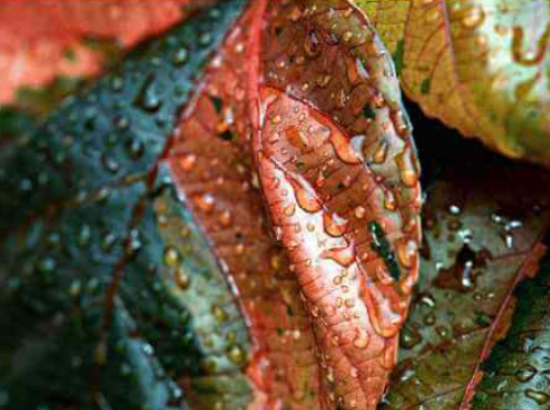
#> input picture leaf.png, 550 x 410 px, found by its file name
$ jupyter execute main.ipynb
#> lines starting #> are read from the running program, lines starting #| are printed output that depends on the picture
[cell 1]
import warnings
warnings.filterwarnings("ignore")
import numpy as np
import matplotlib.pyplot as plt
from matplotlib.image import imread
from sklearn.decomposition import PCA
import cv2
from sklearn.decomposition import PCA,IncrementalPCA

[cell 2]
image = plt.imread("C:\\HTML\\Image compression\\leaf.png")
#> image is the input picture: shape (410, 550, 4) float32; mean R, G, B, A 0.421, 0.317, 0.221, 1

[cell 3]
print (image.shape)
#| (410, 550, 4)
plt.imshow(image)
plt.show()

[cell 4]
# image_sum = image_raw.sum(axis=2)
# image_bw = image_sum/image_sum.max()
# image_raw = image_bw

gray_chan=False
if (image.ndim) ==2 :
    gray_chan = True

if not gray_chan:
    img=[]
    for i in range(image.shape[-1]):
        img.append(image[:,:,i])
#> after the loop, img = 4 items
else:
    img = image

plt.imshow(image)
plt.title('Original Image')
plt.axis('off')
plt.show()

[cell 5]
pca = PCA()
pca.fit(img[0])

#cumulative variance
cum_varience = np.cumsum(pca.explained_variance_ratio_)*100

#Get the number of PC whose varience > 95
k = np.argmax(cum_varience > 95)
print("Number of componenets with more than 95% of varience :"+str(k))

plt.figure(figsize=[10,5])
plt.title('Cumulative Explained Variance explained by the components')
plt.ylabel('Cumulative Explained variance')
plt.xlabel('Principal components')
plt.axvline(x=k, color="k", linestyle="--")
plt.axhline(y=95, color="r", linestyle="--")
ax = plt.plot(cum_varience)
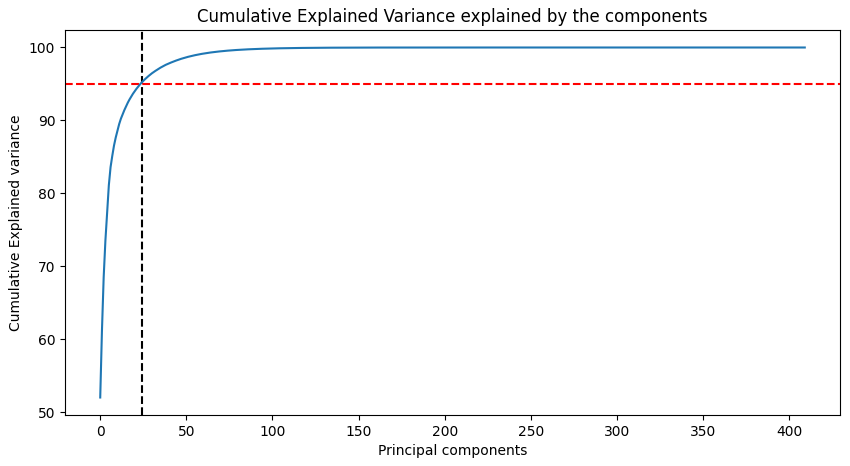
#> figure drawn by matplotlib, 1 panel; curve peaks at x = 326, y = 100

[cell 6]
var = [95,98,99]
pca= PCA()

components=[]
for v in var:
    cum_var_list =[]
    for i in range(len(img)):
        pca.fit(img[i])
        cum_varience = np.cumsum(pca.explained_variance_ratio_)*100
        cum_var_list.append(np.argmax(cum_varience>v))
    cum_var_list= np.asarray(cum_var_list)
    components.append(cum_var_list.max())
#> after the loop, components = [35, 53, 67]

for q,v in zip(components,var):
    print("Optimum components for retaining {} % varience : {}".format(v,q))
#> this loop made 3 passes
#> (q, v) on passes 1 to 3: (35, 95), (53, 98), (67, 99)
#| Optimum components for retaining 95 % varience : 35
#| Optimum components for retaining 98 % varience : 53
#| Optimum components for retaining 99 % varience : 67

[cell 7]
#We now plot the compressed images with the required variences and its no of cumulative componnets

for k,v in zip(components,var):
    ipca = IncrementalPCA(n_components = k);
    plt.title('Using {} componenets for retaining {}% varience'.format(k,v))
    if not gray_chan:
        image_reconstructed=[]
        for i in range(len(img)):
            x = ipca.inverse_transform(ipca.fit_transform(img[i]));
            image_reconstructed.append(x);
        im=np.stack(tuple(image_reconstructed),axis=-1);
    else:
        im = ipca.inverse_transform(ipca.fit_transform(img));
    plt.imshow(im);
    plt.axis('off')
    plt.show();
#> this loop made 3 passes
#> pass 1, `im=np.stack(tuple(image_reconstructed),axis=-1);`:
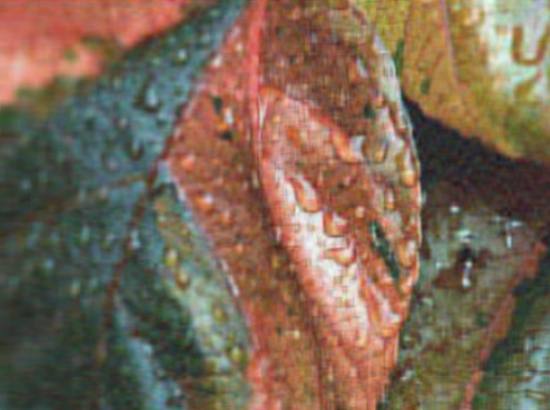
#> im: shape (410, 550, 4) float64; mean of channels 0, 1, 2, 3 0.421, 0.317, 0.222, 1; transparent parts drawn white
#> pass 1, `plt.show();`:
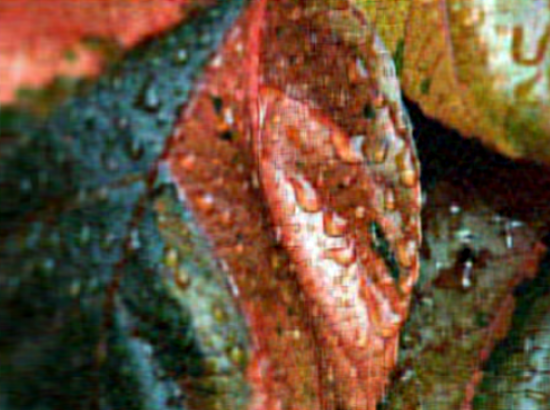
#> shown: shape (410, 550, 4) float64; mean R, G, B, A 0.421, 0.317, 0.222, 1
#> pass 3, `im=np.stack(tuple(image_reconstructed),axis=-1);`:
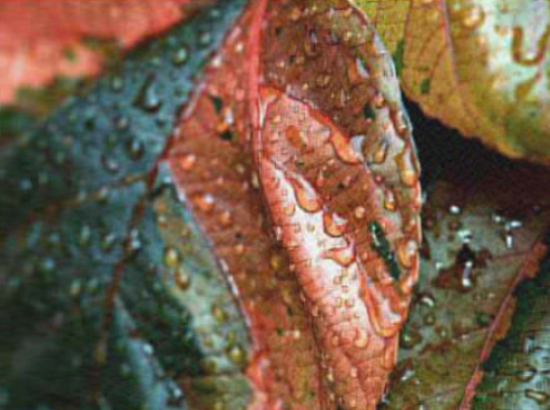
#> im: shape (410, 550, 4) float64; mean of channels 0, 1, 2, 3 0.421, 0.317, 0.222, 1; transparent parts drawn white
